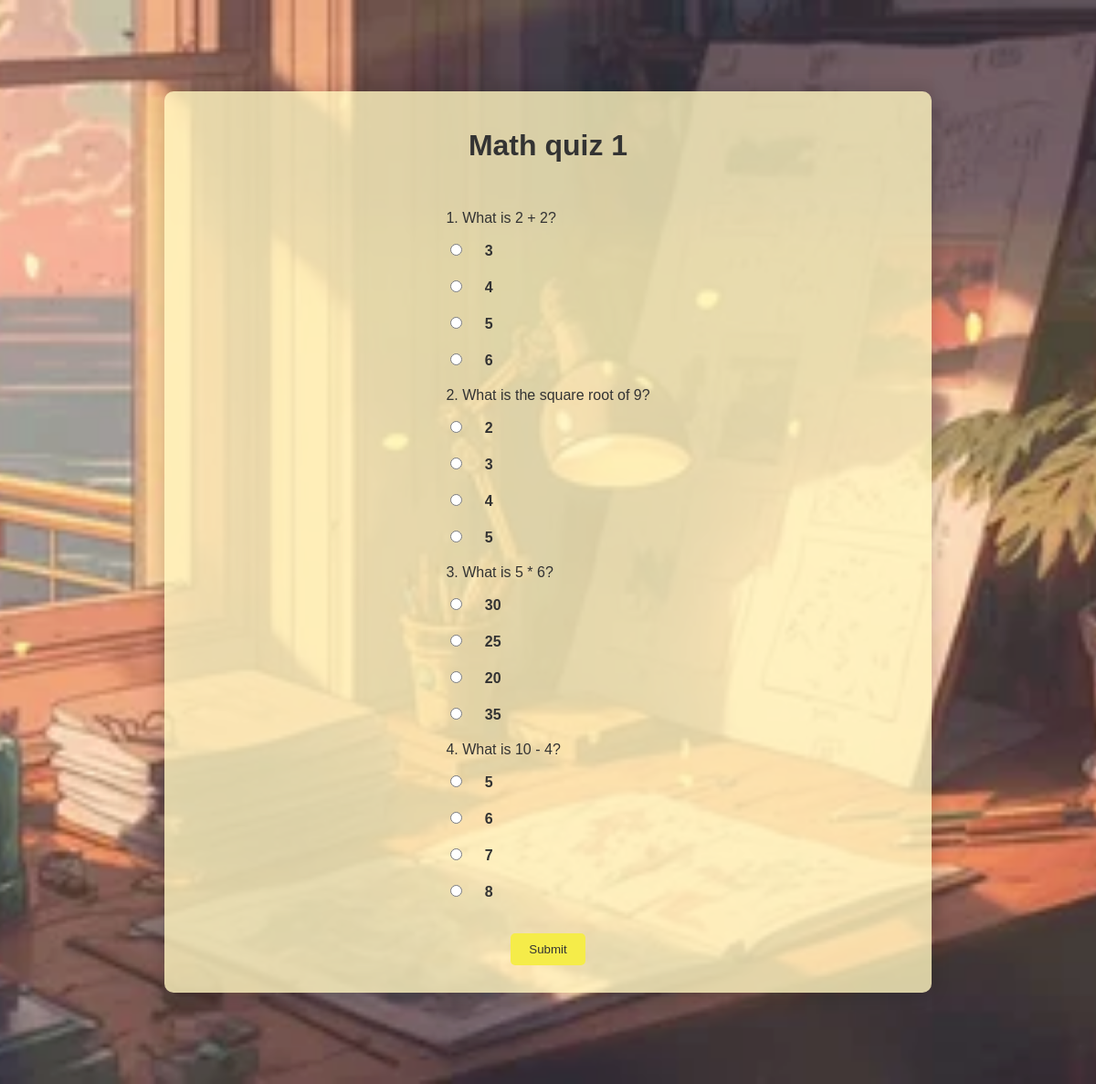
/quiz/1/ (signed in), run on the app's committed database.
### quiz_app/models.py (models this page shows, shortened)
class Quiz(models.Model):
    topic = models.ForeignKey(Topic, on_delete=models.CASCADE)
    title = models.CharField(max_length=200)

class Question(models.Model):
    quiz = models.ForeignKey(Quiz, on_delete=models.CASCADE)
    text = models.CharField(max_length=500)

class Answer(models.Model):
    question = models.ForeignKey(Question, on_delete=models.CASCADE)
    text = models.CharField(max_length=200)
    is_correct = models.BooleanField(default=False)

### quiz_app/views.py (the view)
# urls.py: path('quiz/<int:quiz_id>/', views.quiz_detail, name='quiz_detail'),
@login_required
def quiz_detail(request, quiz_id):
    quiz = get_object_or_404(Quiz, pk=quiz_id)
    questions = quiz.question_set.all()
    return render(request, 'quiz_app/quiz_detail.html', {'quiz': quiz, 'questions': questions})

### quiz_app/templates/quiz_app/quiz_detail.html (shortened to what this page needs)
{% load static %}
<!DOCTYPE html>
<html lang="en">
<head>
    <link rel="stylesheet" href="{% static 'css/styles.css' %}">
</head>
<body>
    <div class="background-container-detail">
        <img src="{% static 'images/quiz.webp' %}" alt="Background Image" class="background-image-detail">
    </div>
    <div class="container-detail">
        <h1>{{ quiz.title }}</h1>
        <form method="post" action="{% url 'quiz_answer' quiz.id %}">
            <ul>
                {% for question in questions %}
                    <li>
                        <p>{{ forloop.counter }}. {{ question.text }}</p>
                        <ul>
                            {% for answer in question.answer_set.all %}
                                <li>
                                    <input type="radio" id="answer_{{ answer.id }}" name="{{ question.id }}" value="{{ answer.id }}">
                                    <label for="answer_{{ answer.id }}">{{ answer.text }}</label>
                                </li>
                            {% endfor %}
                        </ul>
                    </li>
                {% endfor %}
            </ul>
            <button type="submit">Submit</button>
        </form>
    </div>
</body>
</html>

### quiz_app/static/css/styles.css (style rules this page uses)
body { font-family: Arial, sans-serif; margin: 0; padding: 0; position: relative; }
form { display: flex; flex-direction: column; align-items: center; }
label { margin-bottom: 10px; font-weight: bold; }
input[type="text"], input[type="password"], button { padding: 10px; margin-bottom: 10px; border: 1px solid #ccc; border-radius: 5px; text-align: center; }
button { background-color: #f9e366; color: #333; border: none; cursor: pointer; transition: background-color 0.3s ease; }
.background-container-detail { position: fixed; top: 0; left: 0; width: 100%; height: 100%; z-index: -1; }
.background-image-detail { width: 100%; height: 100%; object-fit: cover; opacity: 0.9; }
.container-detail { max-width: 800px; margin: 100px auto; padding: 20px; background-color: rgba(255, 246, 192, 0.8); border-radius: 10px; box-shadow: 0 0 20px rgba(0, 0, 0, 0.2); color: #333; }
.container-detail h1 { margin-bottom: 20px; text-align: center; }
.container-detail form { margin-top: 20px; }
.container-detail ul { list-style-type: none; padding: 0; }
.container-detail li { margin-bottom: 20px; }
.container-detail label { margin-left: 10px; }
.container-detail input[type="radio"] { margin-right: 10px; }
.container-detail button[type="submit"] { padding: 10px 20px; background-color: #f5ec49; color: #333; border: none; border-radius: 5px; cursor: pointer; transition: background-color 0.3s ease; }

### data on the page
Quiz: title "Math quiz 1"
Question: text "What is 2 + 2?"
Answer: text "3"
Answer: text "4"
Answer: text "5"
Answer: text "6"
Question: text "What is the square root of 9?"
Answer: text "2"
Answer: text "3"
Answer: text "4"
Answer: text "5"
Question: text "What is 5 * 6?"
Answer: text "30"
Answer: text "25"
Answer: text "20"
Answer: text "35"
Question: text "What is 10 - 4?"
Answer: text "5"
Answer: text "6"
Answer: text "7"
Answer: text "8"
